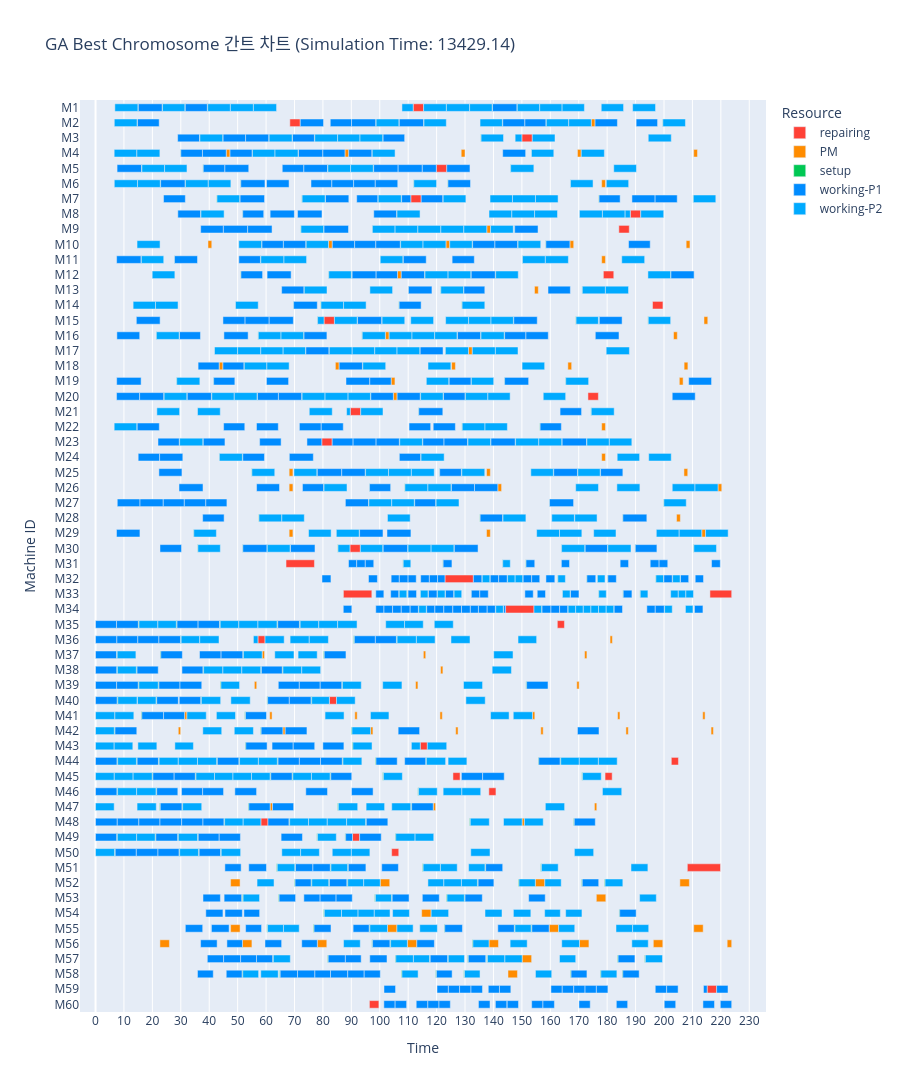

Notebook cell for this chart:
### Markdown cell above
## Best chromosome 시뮬레이션 + 간트 차트

GA가 찾아낸 best chromosome으로 시뮬레이션을 한 번 더 돌려 간트 차트 시각화.

### Code cell
# best chromosome으로 시뮬레이션 재실행 (시드 고정 → fitness와 동일 결과)
random.seed(ga.evaluator.seed)

env = simpy.Environment()
event_logger = EventLogger(env)
scheduler = Scheduler(
    env=env,
    data=data,
    event_logger=event_logger,
    pm_hazard_threshold=0.0,
    job_priority=sim_input_best.job_priority,
    op_machine=sim_input_best.op_machine,
    pm_thresholds=sim_input_best.pm_thresholds,
)
env.run(until=scheduler.job_chk_process)

fig = create_gantt_chart(
    logs=event_logger.logs,
    max_time=env.now,
    title=f'GA Best Chromosome 간트 차트 (Simulation Time: {round(env.now, 3)})'
)
fig.show()

### Figure 1 — Plotly figure (JSON) as saved in the notebook; plotly's stock layout.template omitted (floating-point values rounded to 4 significant figures; data arrays with more than 128 entries replaced by an {"elided": "..."} marker saying what was removed)
{"data": [{"base": [111.8, 178.7, 196.0, 80.39, 68.37, 173.2, 89.63, 79.6, 150.0, 89.51, 67.02, 122.9, 87.21, 216.2, 144.3, 162.5, 57.14, 82.28, 114.2, 202.6, 125.8, 179.3, 138.4, 58.17, 90.41, 119.9, 104.2, 208.2, 215.2, 96.36, 110.9, 188.1, 184.1], "customdata": [[""], [""], [""], [""], [""], [""], [""], [""], [""], [""], [""], [""], [""], [""], [""], [""], [""], [""], [""], [""], [""], [""], [""], [""], [""], [""], [""], [""], [""], [""], [""], [""], [""]], "hovertemplate": "Resource=repairing<br>Start=%{base}<br>Finish=%{x}<br>Task=%{y}<br>job_op=%{customdata[0]}<extra></extra>", "legendgroup": "repairing", "marker": {"color": "rgb(255, 65, 54)", "pattern": {"shape": ""}}, "name": "repairing", "orientation": "h", "showlegend": true, "textposition": "auto", "type": "bar", "width": 0.5, "x": [3.667, 3.667, 3.667, 3.667, 3.667, 3.667, 3.667, 3.667, 3.667, 3.667, 10.0, 10.0, 10.0, 7.66, 10.0, 2.5, 2.5, 2.5, 2.5, 2.5, 2.5, 2.5, 2.5, 2.5, 2.5, 3.667, 2.5, 11.67, 3.333, 3.333, 3.667, 3.667, 3.667], "xaxis": "x", "y": ["M1", "M12", "M14", "M15", "M2", "M20", "M21", "M23", "M3", "M30", "M31", "M32", "M33", "M33", "M34", "M35", "M36", "M40", "M43", "M44", "M45", "M45", "M46", "M48", "M49", "M5", "M50", "M51", "M59", "M60", "M7", "M8", "M9"], "yaxis": "y"}, {"base": [39.56, 81.97, 123.3, 166.9, 207.8, 178.1, 106.2, 154.4, 214.1, 102.0, 203.4, 131.2, 43.49, 84.38, 125.3, 166.2, 207.1, 104.0, 205.4, 174.4, 104.8, 178.1, 178.1, 68.12, 137.6, 207.0, 68.12, 141.5, 219.0, 204.4, 68.12, 137.6, 213.3, 181.0, 58.62, 115.3, 172.1, 121.4, 55.88, 112.6, 169.3, 45.99, 87.76, 128.7, 169.6, 210.4, 31.33, 61.28, 91.22, 121.2, 153.7, 183.7, 213.6, 29.11, 65.9, 96.76, 126.7, 156.7, 186.6, 216.6, 61.43, 118.8, 175.5, 150.1, 47.52, 100.2, 154.7, 205.6, 176.2, 114.7, 47.52, 102.7, 159.6, 210.5, 22.65, 51.69, 78.03, 109.7, 138.4, 170.3, 196.2, 222.2, 150.1, 145.1, 178.1, 137.6], "customdata": [[""], [""], [""], [""], [""], [""], [""], [""], [""], [""], [""], [""], [""], [""], [""], [""], [""], [""], [""], [""], [""], [""], [""], [""], [""], [""], [""], [""], [""], [""], [""], [""], [""], [""], [""], [""], [""], [""], [""], [""], [""], [""], [""], [""], [""], [""], [""], [""], [""], [""], [""], [""], [""], [""], [""], [""], [""], [""], [""], [""], [""], [""], [""], [""], [""], [""], [""], [""], [""], [""], [""], [""], [""], [""], [""], [""], [""], [""], [""], [""], [""], [""], [""], [""], [""], [""]], "hovertemplate": "Resource=PM<br>Start=%{base}<br>Finish=%{x}<br>Task=%{y}<br>job_op=%{customdata[0]}<extra></extra>", "legendgroup": "PM", "marker": {"color": "rgb(255, 140, 0)", "pattern": {"shape": ""}}, "name": "PM", "orientation": "h", "showlegend": true, "textposition": "auto", "type": "bar", "width": 0.5, "x": [1.333, 1.333, 1.333, 1.333, 1.333, 1.333, 1.333, 1.333, 1.333, 1.333, 1.333, 1.333, 1.333, 1.333, 1.333, 1.333, 1.333, 1.333, 1.333, 1.333, 1.333, 1.333, 1.333, 1.333, 1.333, 1.333, 1.333, 1.333, 1.333, 1.333, 1.333, 1.333, 1.333, 0.8333, 0.8333, 0.8333, 0.8333, 0.8333, 0.8333, 0.8333, 0.8333, 1.333, 1.333, 1.333, 1.333, 1.333, 0.8333, 0.8333, 0.8333, 0.8333, 0.8333, 0.8333, 0.8333, 0.8333, 0.8333, 0.8333, 0.8333, 0.8333, 0.8333, 0.8333, 0.8333, 0.8333, 0.8333, 0.8333, 3.333, 3.333, 3.333, 3.333, 3.333, 3.333, 3.333, 3.333, 3.333, 3.333, 3.333, 3.333, 3.333, 3.333, 3.333, 3.333, 3.333, 1.589, 3.333, 3.333, 1.333, 1.333], "xaxis": "x", "y": ["M10", "M10", "M10", "M10", "M10", "M11", "M12", "M13", "M15", "M16", "M16", "M17", "M18", "M18", "M18", "M18", "M18", "M19", "M19", "M2", "M20", "M22", "M24", "M25", "M25", "M25", "M26", "M26", "M26", "M28", "M29", "M29", "M29", "M36", "M37", "M37", "M37", "M38", "M39", "M39", "M39", "M4", "M4", "M4", "M4", "M4", "M41", "M41", "M41", "M41", "M41", "M41", "M41", "M42", "M42", "M42", "M42", "M42", "M42", "M42", "M47", "M47", "M47", "M48", "M52", "M52", "M52", "M52", "M53", "M54", "M55", "M55", "M55", "M55", "M56", "M56", "M56", "M56", "M56", "M56", "M56", "M56", "M57", "M58", "M6", "M9"], "yaxis": "y"}, {"base": {"elided": "331 float values"}, "customdata": {"elided": "331x1 str values"}, "hovertemplate": "Resource=setup<br>Start=%{base}<br>Finish=%{x}<br>Task=%{y}<br>job_op=%{customdata[0]}<extra></extra>", "legendgroup": "setup", "marker": {"color": "rgb(0, 200, 83)", "pattern": {"shape": ""}}, "name": "setup", "orientation": "h", "showlegend": true, "textposition": "auto", "type": "bar", "width": 0.5, "x": {"elided": "331 float values"}, "xaxis": "x", "y": {"elided": "331 str values"}, "yaxis": "y"}, {"base": {"elided": "427 float values"}, "customdata": {"elided": "427x1 str values"}, "hovertemplate": "Resource=working-P1<br>Start=%{base}<br>Finish=%{x}<br>Task=%{y}<br>job_op=%{customdata[0]}<extra></extra>", "legendgroup": "working-P1", "marker": {"color": "rgb(0, 140, 255)", "pattern": {"shape": ""}}, "name": "working-P1", "orientation": "h", "showlegend": true, "textposition": "auto", "type": "bar", "width": 0.5, "x": {"elided": "427 float values"}, "xaxis": "x", "y": {"elided": "427 str values"}, "yaxis": "y"}, {"base": {"elided": "430 float values"}, "customdata": {"elided": "430x1 str values"}, "hovertemplate": "Resource=working-P2<br>Start=%{base}<br>Finish=%{x}<br>Task=%{y}<br>job_op=%{customdata[0]}<extra></extra>", "legendgroup": "working-P2", "marker": {"color": "rgb(0, 170, 255)", "pattern": {"shape": ""}}, "name": "working-P2", "orientation": "h", "showlegend": true, "textposition": "auto", "type": "bar", "width": 0.5, "x": {"elided": "430 float values"}, "xaxis": "x", "y": {"elided": "430 str values"}, "yaxis": "y"}], "layout": {"barmode": "relative", "height": 3000, "legend": {"title": {"text": "Resource"}, "tracegroupgap": 0}, "title": {"text": "GA Best Chromosome 간트 차트 (Simulation Time: 13429.14)"}, "xaxis": {"anchor": "y", "domain": [0, 1], "dtick": 10, "title": {"text": "Time"}}, "yaxis": {"anchor": "x", "categoryarray": ["M60", "M59", "M58", "M57", "M56", "M55", "M54", "M53", "M52", "M51", "M50", "M49", "M48", "M47", "M46", "M45", "M44", "M43", "M42", "M41", "M40", "M39", "M38", "M37", "M36", "M35", "M34", "M33", "M32", "M31", "M30", "M29", "M28", "M27", "M26", "M25", "M24", "M23", "M22", "M21", "M20", "M19", "M18", "M17", "M16", "M15", "M14", "M13", "M12", "M11", "M10", "M9", "M8", "M7", "M6", "M5", "M4", "M3", "M2", "M1"], "categoryorder": "array", "domain": [0, 1], "title": {"text": "Machine ID"}}}}
